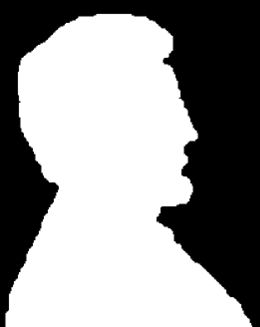
#> input picture Day8,9/man.jpeg, 260 x 327 px
$ python prog1,2.py
#> lines starting #> are read from the running program, lines starting #| are printed output that depends on the picture; after the words box and inside, x2 and y2 are one past the last pixel; in counts of white or black regions, pixels touching at a corner belong together
#! /usr/bin/python3
#Question number 1,2
import cv2
import numpy as np
import matplotlib.pyplot as plt

inputimg = cv2.imread("man.jpeg",0)
#> inputimg is the input picture: shape (327, 260); min 0, max 255, mean 148.1

#Structuring Element
#struct_element = cv2.getStructuringElement(cv2.MORPH_RECT,(3,3))

rows, cols = inputimg.shape
#> rows = 327; cols = 260
erosion = cv2.getStructuringElement(cv2.MORPH_RECT,(3,3))

#erosion
erimg=np.zeros((rows,cols),np.uint8)
for x in range(0, rows,3):
    for y in range(0,cols,3):
        if np.amin(inputimg[x:x+3, y:y+3]) != 0:
            erimg[x:x+3, y:y+3] = 255
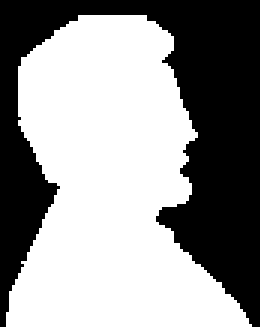
#> erimg: shape (327, 260); 58% white; 1 black region, box (x1, y1, x2, y2) and area: (0, 0, 260, 327) 35673

#dilation
dilimg=np.zeros((rows,cols),np.uint8)
for x in range(0, rows):
    for y in range(0,cols):
        if np.amax(inputimg[x:x+3, y:y+3]) == 255:
            dilimg[x:x+3, y:y+3] = 255
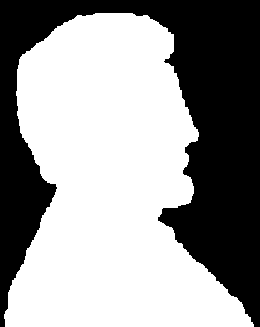
#> dilimg: shape (327, 260); 59.6% white; 1 black region, box (x1, y1, x2, y2) and area: (0, 0, 260, 327) 34325

#opening of eroded (erosion -> dilation)
tempimg = np.zeros((rows,cols),np.uint8)
opimg = np.zeros((rows,cols),np.uint8)
for x in range(0, rows):
    for y in range(0,cols):
        if np.amin(erimg[x:x+3, y:y+3]) != 0:
            tempimg[x:x+3, y:y+3] = 255
for x in range(0, rows):
    for y in range(0,cols):
        if np.amax(tempimg[x:x+3, y:y+3]) == 255:
            opimg[x:x+3, y:y+3] = 255
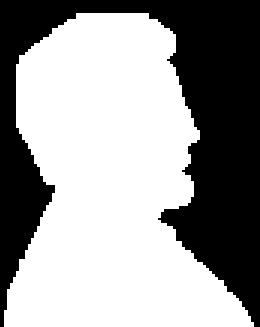
#> opimg: shape (327, 260); 60.6% white; 1 black region, box (x1, y1, x2, y2) and area: (0, 0, 260, 327) 33460

#Dilation of image obtained above
dil2img=np.zeros((rows,cols),np.uint8)
for x in range(0, rows):
    for y in range(0,cols):
        if np.amax(opimg[x:x+3, y:y+3]) == 255:
            dil2img[x:x+3, y:y+3] = 255
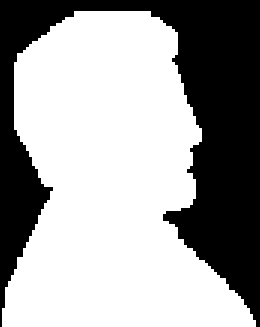
#> dil2img: shape (327, 260); 63.2% white; 1 black region, box (x1, y1, x2, y2) and area: (0, 0, 260, 327) 31294

#Closing of image obtained in b (Dilation ->  Erosion)
tempimg = np.zeros((rows,cols),np.uint8)
climg = np.zeros((rows,cols),np.uint8)
for x in range(0, rows):
    for y in range(0,cols):
        if np.amax(erimg[x:x+3, y:y+3]) == 255:
            tempimg[x:x+3, y:y+3] = 255
for x in range(0, rows):
    for y in range(0,cols):
        if np.amin(tempimg[x:x+3, y:y+3]) != 0:
            climg[x:x+3, y:y+3] = 255

cv2.imshow('Input', inputimg)
# cv2.imshow('DilationImg', dilimg)
cv2.imshow('Erosion', erimg)
cv2.imshow('Opening of Eroded', opimg)
cv2.imshow('Dilation of b', dil2img)
cv2.imshow('Closing of b', climg)

#Every kernel which contains 1s and 0s is edge
cv2.imshow('Edge', dilimg-erimg)
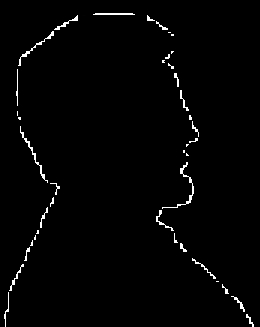
#> window 'Edge': shape (327, 260); min 0, max 255, mean 4.2
# [12 lines of commented-out code are left out]
cv2.waitKey(0)

$ run again, with Day8,9/dots.jpeg copied over Day8,9/man.jpeg
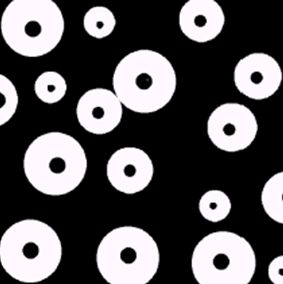
#> input picture Day8,9/dots.jpeg, 283 x 284 px
#> after the loop `for x in range(0, rows,3):`:
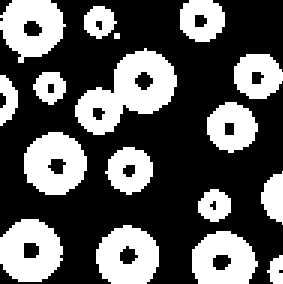
#> erimg: shape (284, 283); 36% white; 17 white regions, largest, box (x1, y1, x2, y2) and area: (75, 48, 177, 135) 4491, (0, 219, 63, 282) 2925, (24, 132, 87, 195) 2889
#> `cv2.imshow('Edge', dilimg-erimg)`:
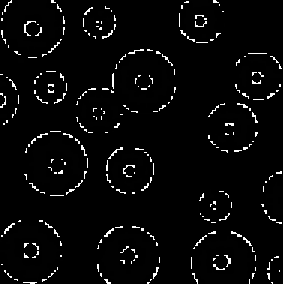
#> window 'Edge': shape (284, 283); min 0, max 255, mean 9.1
